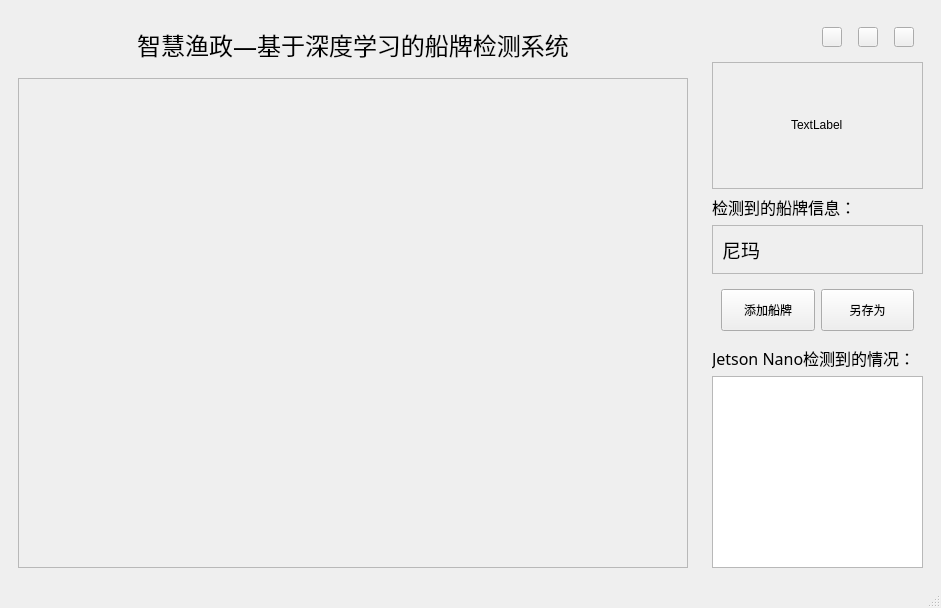
<?xml version="1.0" encoding="UTF-8"?>
<ui version="4.0">
 <class>MainWindow</class>
 <widget class="QMainWindow" name="MainWindow">
  <property name="geometry">
   <rect>
    <x>0</x>
    <y>0</y>
    <width>941</width>
    <height>608</height>
   </rect>
  </property>
  <property name="windowTitle">
   <string>MainWindow</string>
  </property>
  <widget class="QWidget" name="centralwidget">
   <layout class="QGridLayout" name="gridLayout_3">
    <item row="0" column="0">
     <layout class="QGridLayout" name="gridLayout_2" columnstretch="3,1">
      <item row="0" column="0">
       <widget class="QWidget" name="widget" native="true">
        <layout class="QVBoxLayout" name="verticalLayout_2" stretch="1,9">
         <item>
          <widget class="QLabel" name="label_4">
           <property name="font">
            <font>
             <family>宋体</family>
             <pointsize>18</pointsize>
            </font>
           </property>
           <property name="text">
            <string>智慧渔政—基于深度学习的船牌检测系统</string>
           </property>
           <property name="alignment">
            <set>Qt::AlignCenter</set>
           </property>
          </widget>
         </item>
         <item>
          <widget class="QFrame" name="frame_2">
           <property name="frameShape">
            <enum>QFrame::StyledPanel</enum>
           </property>
           <property name="frameShadow">
            <enum>QFrame::Plain</enum>
           </property>
           <layout class="QGridLayout" name="gridLayout_4">
            <item row="0" column="0">
             <widget class="QLabel" name="label_5">
              <property name="text">
               <string/>
              </property>
             </widget>
            </item>
           </layout>
          </widget>
         </item>
        </layout>
       </widget>
      </item>
      <item row="0" column="1">
       <widget class="QWidget" name="widget_2" native="true">
        <layout class="QVBoxLayout" name="verticalLayout" stretch="0,0,0,0,0,0,0">
         <item>
          <widget class="QWidget" name="widget_3" native="true">
           <property name="maximumSize">
            <size>
             <width>1000</width>
             <height>100</height>
            </size>
           </property>
           <layout class="QHBoxLayout" name="horizontalLayout_3">
            <item>
             <spacer name="horizontalSpacer">
              <property name="orientation">
               <enum>Qt::Horizontal</enum>
              </property>
              <property name="sizeHint" stdset="0">
               <size>
                <width>40</width>
                <height>20</height>
               </size>
              </property>
             </spacer>
            </item>
            <item>
             <widget class="QPushButton" name="pushButton">
              <property name="sizePolicy">
               <sizepolicy hsizetype="Minimum" vsizetype="Fixed">
                <horstretch>0</horstretch>
                <verstretch>0</verstretch>
               </sizepolicy>
              </property>
              <property name="maximumSize">
               <size>
                <width>20</width>
                <height>20</height>
               </size>
              </property>
              <property name="text">
               <string/>
              </property>
             </widget>
            </item>
            <item>
             <spacer name="horizontalSpacer_5">
              <property name="orientation">
               <enum>Qt::Horizontal</enum>
              </property>
              <property name="sizeType">
               <enum>QSizePolicy::Fixed</enum>
              </property>
              <property name="sizeHint" stdset="0">
               <size>
                <width>10</width>
                <height>10</height>
               </size>
              </property>
             </spacer>
            </item>
            <item>
             <widget class="QPushButton" name="pushButton_6">
              <property name="maximumSize">
               <size>
                <width>20</width>
                <height>20</height>
               </size>
              </property>
              <property name="text">
               <string/>
              </property>
             </widget>
            </item>
            <item>
             <spacer name="horizontalSpacer_2">
              <property name="orientation">
               <enum>Qt::Horizontal</enum>
              </property>
              <property name="sizeType">
               <enum>QSizePolicy::Fixed</enum>
              </property>
              <property name="sizeHint" stdset="0">
               <size>
                <width>10</width>
                <height>20</height>
               </size>
              </property>
             </spacer>
            </item>
            <item>
             <widget class="QPushButton" name="pushButton_2">
              <property name="sizePolicy">
               <sizepolicy hsizetype="Minimum" vsizetype="Fixed">
                <horstretch>0</horstretch>
                <verstretch>0</verstretch>
               </sizepolicy>
              </property>
              <property name="maximumSize">
               <size>
                <width>20</width>
                <height>20</height>
               </size>
              </property>
              <property name="text">
               <string/>
              </property>
             </widget>
            </item>
           </layout>
          </widget>
         </item>
         <item>
          <widget class="QFrame" name="frame">
           <property name="frameShape">
            <enum>QFrame::StyledPanel</enum>
           </property>
           <property name="frameShadow">
            <enum>QFrame::Raised</enum>
           </property>
           <layout class="QGridLayout" name="gridLayout">
            <item row="0" column="2">
             <widget class="QLabel" name="label">
              <property name="sizePolicy">
               <sizepolicy hsizetype="Preferred" vsizetype="Preferred">
                <horstretch>70</horstretch>
                <verstretch>120</verstretch>
               </sizepolicy>
              </property>
              <property name="maximumSize">
               <size>
                <width>1000</width>
                <height>70</height>
               </size>
              </property>
              <property name="text">
               <string>TextLabel</string>
              </property>
             </widget>
            </item>
            <item row="0" column="0">
             <spacer name="horizontalSpacer_3">
              <property name="orientation">
               <enum>Qt::Horizontal</enum>
              </property>
              <property name="sizeType">
               <enum>QSizePolicy::Preferred</enum>
              </property>
              <property name="sizeHint" stdset="0">
               <size>
                <width>200</width>
                <height>39</height>
               </size>
              </property>
             </spacer>
            </item>
            <item row="0" column="3">
             <spacer name="horizontalSpacer_4">
              <property name="orientation">
               <enum>Qt::Horizontal</enum>
              </property>
              <property name="sizeType">
               <enum>QSizePolicy::Preferred</enum>
              </property>
              <property name="sizeHint" stdset="0">
               <size>
                <width>200</width>
                <height>60</height>
               </size>
              </property>
             </spacer>
            </item>
           </layout>
          </widget>
         </item>
         <item>
          <widget class="QLabel" name="label_2">
           <property name="font">
            <font>
             <family>微软雅黑</family>
             <pointsize>12</pointsize>
            </font>
           </property>
           <property name="text">
            <string>检测到的船牌信息：</string>
           </property>
          </widget>
         </item>
         <item>
          <widget class="QFrame" name="frame_3">
           <property name="frameShape">
            <enum>QFrame::StyledPanel</enum>
           </property>
           <property name="frameShadow">
            <enum>QFrame::Plain</enum>
           </property>
           <layout class="QHBoxLayout" name="horizontalLayout_2">
            <item>
             <widget class="QLabel" name="label_6">
              <property name="font">
               <font>
                <family>宋体</family>
                <pointsize>14</pointsize>
               </font>
              </property>
              <property name="text">
               <string>尼玛</string>
              </property>
             </widget>
            </item>
           </layout>
          </widget>
         </item>
         <item>
          <widget class="QWidget" name="widget_6" native="true">
           <property name="sizePolicy">
            <sizepolicy hsizetype="Preferred" vsizetype="Fixed">
             <horstretch>0</horstretch>
             <verstretch>60</verstretch>
            </sizepolicy>
           </property>
           <property name="maximumSize">
            <size>
             <width>16777215</width>
             <height>60</height>
            </size>
           </property>
           <layout class="QHBoxLayout" name="horizontalLayout">
            <item>
             <widget class="QPushButton" name="pushButton_3">
              <property name="sizePolicy">
               <sizepolicy hsizetype="Minimum" vsizetype="Preferred">
                <horstretch>0</horstretch>
                <verstretch>0</verstretch>
               </sizepolicy>
              </property>
              <property name="text">
               <string>添加船牌</string>
              </property>
              <property name="autoDefault">
               <bool>false</bool>
              </property>
              <property name="default">
               <bool>false</bool>
              </property>
              <property name="flat">
               <bool>false</bool>
              </property>
             </widget>
            </item>
            <item>
             <widget class="QPushButton" name="pushButton_5">
              <property name="sizePolicy">
               <sizepolicy hsizetype="Minimum" vsizetype="Preferred">
                <horstretch>0</horstretch>
                <verstretch>0</verstretch>
               </sizepolicy>
              </property>
              <property name="text">
               <string>另存为</string>
              </property>
             </widget>
            </item>
           </layout>
          </widget>
         </item>
         <item>
          <widget class="QLabel" name="label_3">
           <property name="font">
            <font>
             <family>微软雅黑</family>
             <pointsize>12</pointsize>
            </font>
           </property>
           <property name="text">
            <string>Jetson Nano检测到的情况：</string>
           </property>
          </widget>
         </item>
         <item>
          <widget class="QListWidget" name="listWidget"/>
         </item>
        </layout>
       </widget>
      </item>
     </layout>
    </item>
   </layout>
  </widget>
  <widget class="QMenuBar" name="menubar">
   <property name="geometry">
    <rect>
     <x>0</x>
     <y>0</y>
     <width>941</width>
     <height>23</height>
    </rect>
   </property>
  </widget>
  <widget class="QStatusBar" name="statusbar"/>
 </widget>
 <resources/>
 <connections/>
</ui>
